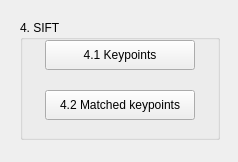
<?xml version="1.0" encoding="UTF-8"?>
<ui version="4.0">
 <class>Form</class>
 <widget class="QWidget" name="Form">
  <property name="geometry">
   <rect>
    <x>0</x>
    <y>0</y>
    <width>238</width>
    <height>162</height>
   </rect>
  </property>
  <property name="windowTitle">
   <string>Form</string>
  </property>
  <widget class="QGroupBox" name="groupBox_6">
   <property name="geometry">
    <rect>
     <x>20</x>
     <y>20</y>
     <width>200</width>
     <height>120</height>
    </rect>
   </property>
   <property name="title">
    <string>4. SIFT</string>
   </property>
   <widget class="QPushButton" name="pushButton_8">
    <property name="geometry">
     <rect>
      <x>25</x>
      <y>20</y>
      <width>150</width>
      <height>30</height>
     </rect>
    </property>
    <property name="text">
     <string>4.1 Keypoints</string>
    </property>
   </widget>
   <widget class="QPushButton" name="pushButton_9">
    <property name="geometry">
     <rect>
      <x>25</x>
      <y>70</y>
      <width>150</width>
      <height>30</height>
     </rect>
    </property>
    <property name="text">
     <string>4.2 Matched keypoints</string>
    </property>
   </widget>
  </widget>
 </widget>
 <resources/>
 <connections/>
</ui>
